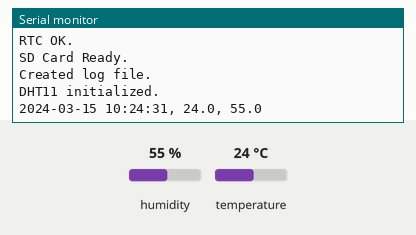
The sketch below on a simulated ESP32. Parts: the last lines printed to the serial monitor. The inputs (shaded band) are chosen by the test bench; at power-on: humidity 55 %, temperature 24 °C. The local clock reads 2024-03-15 10:24:30 at power-on unless the sketch sets it; storage starts empty.

Above: at 2.4 s.
2.5 s: humidity set to 22 %
At 4.1 s:
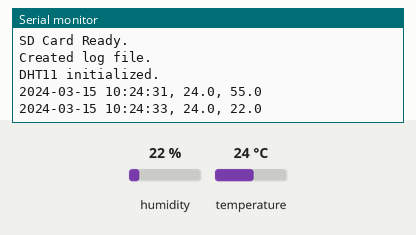
5.2 s: temperature set to 12 °C
At 6.8 s:
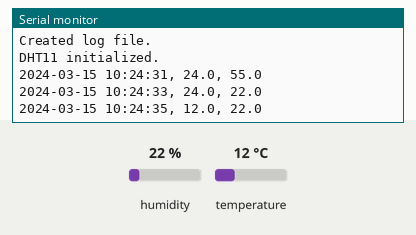
7.9 s: humidity set to 40 %
At 10.0 s:
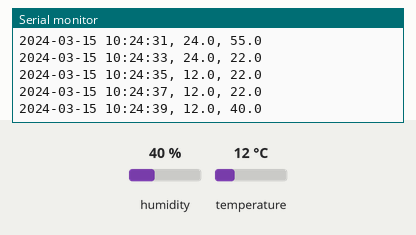
Timing chart, 0 to 11.5 s (numbered marks = the images above; inputs shaded):
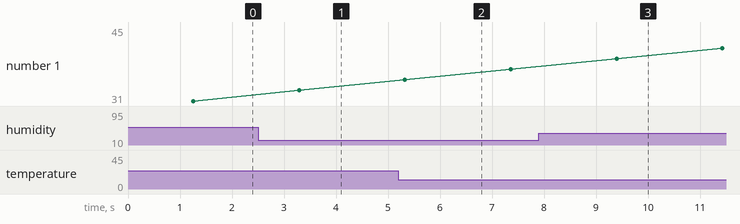

The sketch:

sketch_nov20a.ino
```cpp
#include <SPI.h>
#include <SD.h>
#include "DHT.h"
#include <Wire.h>
#include <RTClib.h>

// --- DHT11 Settings ---
#define DHTPIN 16
#define DHTTYPE DHT11
DHT dht(DHTPIN, DHTTYPE);

// --- SD Card ---
#define CS_PIN 17
bool sdAvailable = false;

// --- RTC ---
RTC_DS1307 rtc;

// Create timestamp string
String getTimestamp(DateTime now) {
  char buffer[25];
  sprintf(buffer, "%04d-%02d-%02d %02d:%02d:%02d",
          now.year(), now.month(), now.day(),
          now.hour(), now.minute(), now.second());
  return String(buffer);
}

// Safe DHT read
void safeDHTRead(float &t, float &h) {
  h = dht.readHumidity();
  t = dht.readTemperature();

  if (isnan(h) || isnan(t)) {
    delay(300);
    h = dht.readHumidity();
    t = dht.readTemperature();
  }
}

void setup() {
  Serial.begin(115200);
  delay(1000);
  Serial.println("\n--- ESP32 DHT11 + DS1307 + SD Data Logger ---");

  Wire.begin(21, 22);


  // RTC INIT
  if (!rtc.begin()) {
    Serial.println("ERROR: RTC NOT detected!");
    while (1);
  }

  if (!rtc.isrunning()) {
    Serial.println("RTC not running → setting compile time");
    rtc.adjust(DateTime(F(__DATE__), F(__TIME__)));   // SET RTC TIME (Step 1)
  }

  Serial.println("RTC OK.");
  delay(200);

  // SD INIT
  if (SD.begin(CS_PIN)) {
    sdAvailable = true;
    Serial.println("SD Card Ready.");

    if (!SD.exists("/datalog.txt")) {
      File f = SD.open("/datalog.txt", FILE_WRITE);
      if (f) {
        f.println("Timestamp, Temperature (C), Humidity (%)");
        f.close();
        Serial.println("Created log file.");
      }
    }
  } else {
    sdAvailable = false;
    Serial.println("SD Card NOT Detected. Skipping SD logging.");
  }

  dht.begin();
  Serial.println("DHT11 initialized.\n");
}

void loop() {
  float temperature = 0, humidity = 0;
  safeDHTRead(temperature, humidity);

  DateTime now = rtc.now();
  String timestamp = getTimestamp(now);

  String logLine;
  if (isnan(humidity) || isnan(temperature)) {
    logLine = timestamp + ", ERROR, ERROR";
  } else {
    logLine = timestamp + ", " + String(temperature, 1) + ", " + String(humidity, 1);
  }

  Serial.println(logLine);

  if (sdAvailable) {
    File dataFile = SD.open("/datalog.txt", FILE_APPEND);
    if (dataFile) {
      dataFile.println(logLine);
      dataFile.close();
    } else {
      Serial.println("ERROR: SD Write Failed.");
      sdAvailable = false;
    }
  }

  delay(2000);
}
```

Measured:
- after the input at 2.5 s, the serial monitor: prints a new line after 0.79 s (image 1)
- after the input at 5.2 s, the serial monitor: prints a new line after 0.13 s (image 2)
- after the input at 7.9 s, the serial monitor: prints a new line after 1.5 s (image 3)
